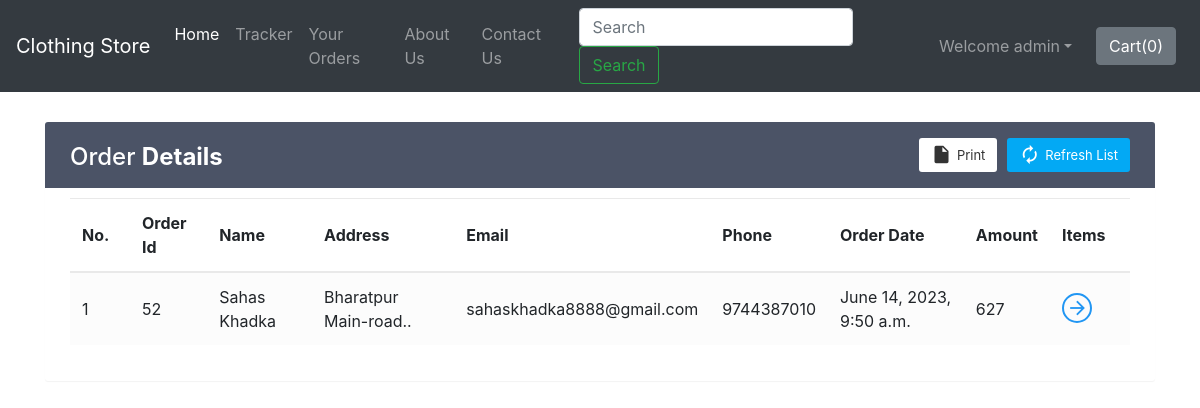
Screenshot of /shop/orderView/ (signed in) with the database file from the repository.
### shop/models.py (models this page shows)
class Orders(models.Model):
    order_id = models.AutoField(primary_key=True)
    items_json = models.CharField(max_length=5000)
    userId = models.IntegerField(default=0)
    amount = models.IntegerField(default=0)
    name = models.CharField(max_length=90)
    email = models.CharField(max_length=111)
    address = models.CharField(max_length=111)
    city = models.CharField(max_length=111)
    state = models.CharField(max_length=111)
    zip_code = models.CharField(max_length=111)
    phone = models.CharField(max_length=111, default="")
    timestamp = models.DateTimeField(default=timezone.now)

### shop/views.py (the view)
def orderView(request):
    if request.user.is_authenticated:
        current_user = request.user
        orderHistory = Orders.objects.filter(userId=current_user.id)
        if len(orderHistory) == 0:
            messages.info(request, "You have not ordered.")
            return render(request, 'shop/orderView.html')
        return render(request, 'shop/orderView.html', {'orderHistory': orderHistory})
    return render(request, 'shop/orderView.html')

### shop/templates/shop/orderView.html (shortened to what this page needs)
{% extends 'shop/basic.html' %}
{% block body %}
{% if user.is_authenticated %}
<div class="container" id="cont">
    <div class="table-wrapper">
        <div class="table-title">
            <div class="row">
                <div class="col-sm-4">
                    <h2>Order <b>Details</b></h2>
                </div>
                <div class="col-sm-8">
                    <a href="" class="btn btn-primary"><i class="material-icons">&#xE863;</i> <span>Refresh List</span></a>
                    <a href="#" onclick="window.print()" class="btn btn-info"><i class="material-icons">&#xE24D;</i> <span>Print</span></a>
                </div>
            </div>
        </div>
        <table class="table table-striped table-hover">
            <thead>
                <tr>
                    <th>No.</th>
                    <th>Order Id</th>
                    <th>Name</th>
                    <th>Address</th>
                    <th>Email</th>
                    <th>Phone</th>
                    <th>Order Date</th>
                    <th>Amount</th>
                    <th>Items</th>
                </tr>
            </thead>
            <tbody>
                {% for i in orderHistory %}
                <tr>
                    <td class="count"></td>
                    <td>{{i.order_id}}</td>
                    <td>{{i.name}}</td>
                    <td data-toggle="tooltip" title="{{i.address}}">{{i.address|slice:"0:25"}}..</td>
                    <td>{{i.email}}</td>
                    <td>{{i.phone}}</td>
                    <td>{{i.timestamp}}</td>
                    <td>{{i.amount}}</td>
                    <td><a href="#" id="click{{i.order_id}}" class="view" title="View Details"><i class="material-icons">&#xE5C8;</i></a></td>
                </tr>
                {% endfor %}
            </tbody>
        </table>
    </div>
</div>
{% else %}
    <div id="cont2">
        <div class="alert alert-info">
            <font style="font-size:22px"><center>You need to <strong><a class="alert-link" data-toggle="modal" data-target="#loginModal">Login</a></strong></center></font>
        </div>
    </div>
{% endif %}
{% endblock %}

### shop/templates/shop/basic.html (shortened to what this page needs)
<!doctype html>
<html lang="en">
  <head>
    <link rel="stylesheet" href="https://stackpath.bootstrapcdn.com/bootstrap/4.2.1/css/bootstrap.min.css">
    <link rel="stylesheet" href="https://stackpath.bootstrapcdn.com/bootstrap/4.3.1/css/bootstrap.min.css">
    <link rel="stylesheet" href="https://use.fontawesome.com/releases/v5.8.2/css/all.css">
  </head>
  <body>
    <nav class="navbar navbar-expand-lg navbar-dark bg-dark">
      <a class="navbar-brand" href="/shop">Clothing Store</a>
      <div class="collapse navbar-collapse" id="navbarSupportedContent">
        <ul class="navbar-nav mr-auto">
          <li class="nav-item active">
            <a class="nav-link" href="/shop">Home <span class="sr-only">(current)</span></a>
          </li>
          <li class="nav-item">
            <a class="nav-link" href="/shop/tracker">Tracker</a>
          </li>
          <li class="nav-item">
            <a class="nav-link" href="/shop/orderView/">Your Orders</a>
          </li>
          <li class="nav-item">
            <a class="nav-link" href="/shop/about">About Us</a>
          </li>
          <li class="nav-item">
            <a class="nav-link" href="/shop/contact">Contact Us</a>
          </li>
        </ul>
        <form method="get" action="/shop/search" class="form-inline my-2 my-lg-0 mx-3">
          <input class="form-control mr-sm-2" type="search" name="search" id="search" placeholder="Search" aria-label="Search" required>
          <button class="btn btn-outline-success my-2 my-sm-0" type="submit">Search</button>
        </form>
        {% if user.is_authenticated %}
        <ul class="navbar-nav mr-2">
          <li class="nav-item dropdown">
            <a class="nav-link dropdown-toggle" href='#' id="navbarDropdown" role="button" data-toggle="dropdown"> Welcome {{request.user}}</a>
          </li>
        </ul>
        {% else %}
        <button type="button" class="btn btn-primary mx-2" data-toggle="modal" data-target="#loginModal">Login</button>
        <button type="button" class="btn btn-primary mx-2" data-toggle="modal" data-target="#signupModal">SignUp</button>
        {% endif %}
        <button type="button" class="btn btn-secondary mx-2" id="popcart" data-container="body" data-html="true" data-toggle="popover" title="MyCart" data-placement="bottom" data-content="Bottom popover">
          Cart(<span id="cart">0</span>)
        </button>
      </div>
    </nav>
    {% block body %} {% endblock %}
  </body>
</html>

### rows the page displays
Orders: order_id "52", name "Sahas Khadka", address "Bharatpur Main-road", email "sahaskhadka8888@gmail.com", phone "9744387010", timestamp "June 14, 2023, 9:50 a.m.", amount "627"

### other values shown
{{ request.user }} "admin"
